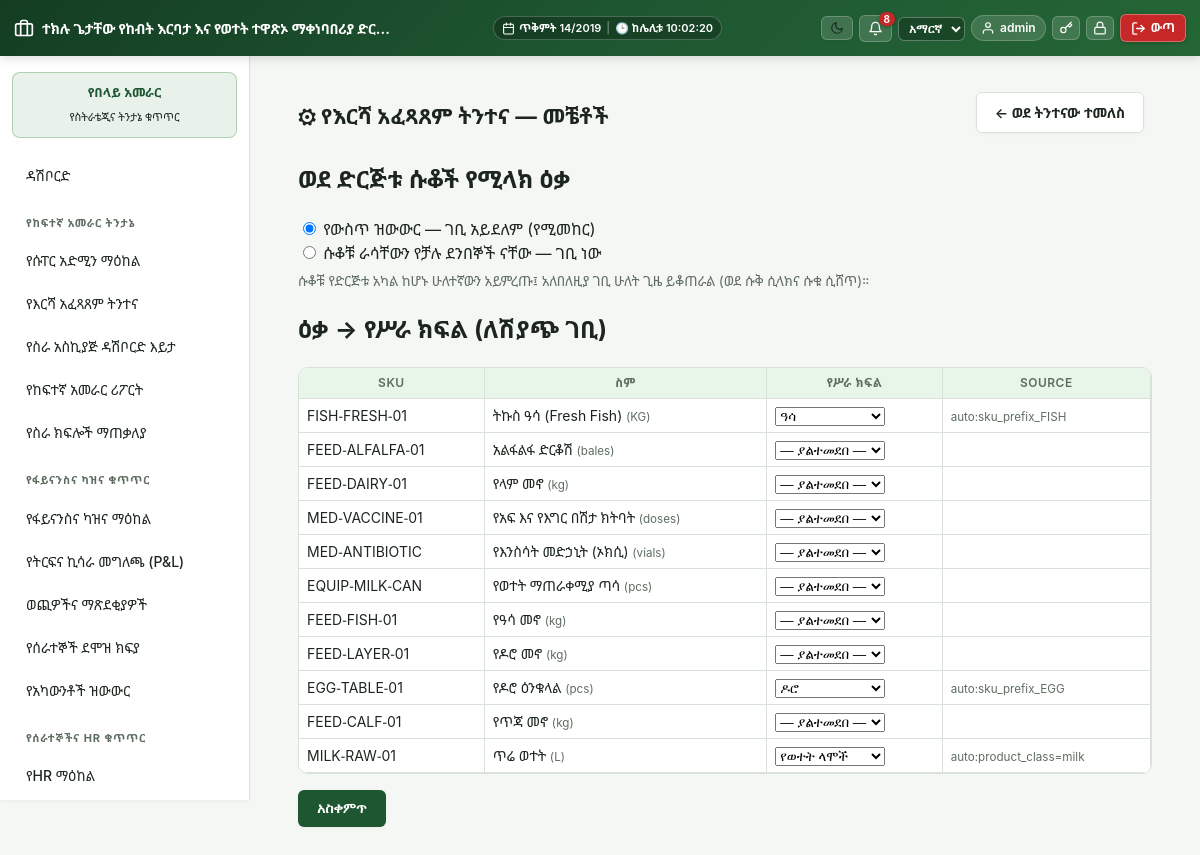
Page /modules/admin/analytics_settings.php (signed in) on the committed database.
### tables this page shows
CREATE TABLE `settings` (
  `id` int(11) NOT NULL,
  `setting_key` varchar(100) NOT NULL,
  `setting_value` text NOT NULL,
  `description` varchar(255) DEFAULT NULL
);

CREATE TABLE `wh_stock_items` (
  `id` int(11) NOT NULL,
  `sku` varchar(50) NOT NULL,
  `name` varchar(150) NOT NULL,
  `product_class` enum('milk','feed','medicine','equipment','spare_parts','general') NOT NULL,
  `department_scope` varchar(20) DEFAULT NULL COMMENT 'NULL = shared across all departments in its product_class; otherwise a departments.code value restricting it to one department (see includes/material_request_shared.php)',
  `partition_code` enum('finished_products','feed_nutrition','materials_supplies') NOT NULL DEFAULT 'finished_products',
  `unit` varchar(20) NOT NULL,
  `is_perishable` tinyint(1) NOT NULL DEFAULT 0
);

CREATE TABLE `rpt_item_unit_map` (
  `stock_item_id` int(11) NOT NULL,
  `business_unit` enum('dairy','poultry','fish','feed_production','veterinary') NOT NULL,
  `source` varchar(40) NOT NULL DEFAULT 'manual',
  `updated_by` int(11) DEFAULT NULL,
  `updated_at` datetime NOT NULL DEFAULT current_timestamp() ON UPDATE current_timestamp()
);

### includes/auth.php (called while the page is built, shortened)
<?php
require_once __DIR__ . '/functions.php';
function current_user(): ?array
{
    return $_SESSION['user'] ?? null;
}

### includes/functions.php (called while the page is built, shortened)
<?php
function h(?string $s): string { return htmlspecialchars($s ?? '', ENT_QUOTES, 'UTF-8'); }
function current_locale(): string
{
    $user = current_user();
    $locale = $user['locale'] ?? ($_SESSION['guest_locale'] ?? 'en');
    return array_key_exists($locale, SUPPORTED_LOCALES) ? $locale : 'en';
}

### includes/analytics/analytics_ui.php (called while the page is built, shortened)
<?php
require_once __DIR__ . '/analytics_service.php';
function an_t(string $key): string
{
    static $d = null;
    $loc = function_exists('current_locale') ? current_locale() : 'en';
    return $d[$key][$loc] ?? $d[$key]['en'] ?? $key;
}
    ?>

### includes/analytics/analytics_service.php (called while the page is built, shortened)
<?php
function an_schema_status(PDO $pdo): array
{
    $missing = [];
    $col = $pdo->query(
        "SELECT COUNT(*) FROM information_schema.columns
          WHERE table_schema = DATABASE() AND table_name = 'dist_dispatches' AND column_name = 'sale_channel'"
    )->fetchColumn();
    $tbl = $pdo->query(
        "SELECT COUNT(*) FROM information_schema.tables
          WHERE table_schema = DATABASE() AND table_name = 'rpt_item_unit_map'"
    )->fetchColumn();
    return $missing;
}
function an_shop_treatment(PDO $pdo): string
{
    $st = $pdo->prepare("SELECT setting_value FROM settings WHERE setting_key = 'analytics_shop_dispatch_treatment'");
    $st->execute();
    $v = $st->fetchColumn();
    return $v === 'external' ? 'external' : 'internal';
}

### modules/admin/analytics_settings.php (the view, shortened to what this page needs)
<?php
require_once __DIR__ . '/../../includes/functions.php';
require_once __DIR__ . '/../../includes/auth.php';
require_once __DIR__ . '/../../includes/analytics/analytics_ui.php';
$pdo = db();
$loc = current_locale() === 'am';
$missing = an_schema_status($pdo);
$treat = $missing ? 'internal' : an_shop_treatment($pdo);
$items = $missing ? [] : $pdo->query(
    "SELECT i.id, i.sku, i.name, i.unit, i.product_class, m.business_unit, m.source
       FROM wh_stock_items i LEFT JOIN rpt_item_unit_map m ON m.stock_item_id = i.id
      ORDER BY i.name"
)->fetchAll();
require_once __DIR__ . '/../../includes/header.php';
?>
<link rel="stylesheet" href="<?= BASE_URL ?>/assets/css/analytics.css">
<div class="an-wrap">
    <div class="an-head"><h1>⚙ <?= h(an_t('title')) ?> — <?= $loc ? 'መቼቶች' : 'Settings' ?></h1>
        <a class="btn secondary" href="<?= BASE_URL ?>/modules/admin/analytics.php"><?= h(an_t('back')) ?></a></div>
    <?php if (!$missing): ?>
    <form method="post">
        <h2><?= $loc ? 'ወደ ድርጅቱ ሱቆች የሚላክ ዕቃ' : 'Dispatches to company shops' ?></h2>
        <label><input type="radio" name="shop_treatment" value="internal" <?= $treat === 'internal' ? 'checked' : '' ?>>
            <?= $loc ? 'የውስጥ ዝውውር — ገቢ አይደለም (የሚመከር)' : 'Internal transfer - NOT income (recommended)' ?></label><br>
        <label><input type="radio" name="shop_treatment" value="external" <?= $treat === 'external' ? 'checked' : '' ?>>
            <?= $loc ? 'ሱቆቹ ራሳቸውን የቻሉ ደንበኞች ናቸው — ገቢ ነው' : 'Shops are independent customers - counts as income' ?></label>
        <p class="an-hint"><?= $loc ? 'ሱቆቹ የድርጅቱ አካል ከሆኑ ሁለተኛውን አይምረጡ፤ አለበለዚያ ገቢ ሁለት ጊዜ ይቆጠራል (ወደ ሱቅ ሲላክና ሱቁ ሲሸጥ)።' : 'If the shops belong to the company, do not pick the second option: income would be counted twice (once when sent to the shop, again when the shop sells).' ?></p>
        <h2><?= $loc ? 'ዕቃ → የሥራ ክፍል (ለሽያጭ ገቢ)' : 'Item → business unit (for sales income)' ?></h2>
        <div class="an-scroll"><table class="an-table">
            <thead><tr><th>SKU</th><th><?= $loc ? 'ስም' : 'Item' ?></th><th><?= h(an_t('unit')) ?></th><th>Source</th></tr></thead>
            <tbody>
            <?php foreach ($items as $it): ?>
                <tr>
                    <td><?= h($it['sku']) ?></td><td><?= h($it['name']) ?> <small>(<?= h($it['unit']) ?>)</small></td>
                    <td><select name="map[<?= (int)$it['id'] ?>]">
                        <option value="">— <?= h(an_t('unattributed')) ?> —</option>
                        <?php foreach (AN_UNITS as $u): ?>
                            <option value="<?= h($u) ?>" <?= $it['business_unit'] === $u ? 'selected' : '' ?>><?= h(an_t($u)) ?></option>
                        <?php endforeach; ?>
                    </select></td>
                    <td><small><?= h((string)$it['source']) ?></small></td>
                </tr>
            <?php endforeach; ?>
            </tbody></table></div>
        <p><button class="btn" type="submit"><?= $loc ? 'አስቀምጥ' : 'Save' ?></button></p>
    </form>
    <?php endif; ?>
</div>
<?php require_once __DIR__ . '/../../includes/footer.php'; ?>

### assets/css/app.css (style rules this page uses)
:root { --primary: #1e5631; --primary-dark: #143d22; --primary-light: #2e7d32; --primary-subtle: #e8f5e9; --accent: #43a047; --bg: #f4f7f4; --card: #ffffff; --text: #1c261e; --muted: #5e6d60; --border: #d8e2d8; --danger: #c62828; --danger-bg: #ffebee; --warn: #e65100; --warn-bg: #fff3e0; --success: #2e7d32; --success-bg: #e8f5e9; --shadow-sm: 0 2px 4px rgba(0,0,0,0.03); --shadow-md: 0 4px 12px rgba(0,0,0,0.06); --shadow-lg: 0 10px 25px rgba(0,0,0,0.09); --radius-sm: 6px; --radius-md: 10px; --radius-lg: 16px; --transition: all 0.2s cubic-bezier(0.4, 0, 0.2, 1); }
* { box-sizing: border-box; }
body { font-family: 'Nyala', 'Abyssinica SIL', 'Noto Sans Ethiopic', -apple-system, BlinkMacSystemFont, "Segoe UI", Roboto, "Helvetica Neue", Arial, sans-serif; background: var(--bg); color: var(--text); margin: 0; line-height: 1.5; -webkit-font-smoothing: antialiased; }
a { color: var(--primary); text-decoration: none; transition: var(--transition); }
table { width: 100%; border-collapse: collapse; }
th, td { text-align: left; padding: 12px 14px; border-bottom: 1px solid var(--border); font-size: 14px; }
th { color: var(--muted); font-weight: 600; font-size: 12px; text-transform: uppercase; letter-spacing: 0.5px; background: var(--bg); }
.btn { display: inline-flex; align-items: center; justify-content: center; padding: 9px 18px; background: var(--primary); color: #ffffff !important; border: 1px solid transparent; border-radius: var(--radius-sm); cursor: pointer; font-size: 14px; font-weight: 600; transition: var(--transition); box-shadow: var(--shadow-sm); margin-right: 8px; margin-bottom: 8px; }
.btn.secondary { background: var(--card); color: var(--text) !important; border: 1px solid var(--border); }

### assets/css/analytics.css (style rules this page uses)
.an-wrap { max-width: 1400px; margin: 0 auto; padding: 8px 12px 40px; color: var(--text); }
.an-head { display: flex; flex-wrap: wrap; gap: 8px; align-items: center; justify-content: space-between; }
.an-head h1 { font-size: 1.35rem; margin: 6px 0; }
.an-hint { color: var(--muted); font-size: .85rem; margin: 6px 0 12px; }
.an-sub-small, small { color: var(--muted); }
.an-scroll { overflow-x: auto; -webkit-overflow-scrolling: touch; border: 1px solid var(--border); border-radius: var(--radius-md); background: var(--card); }
.an-table { border-collapse: separate; border-spacing: 0; width: 100%; font-size: .85rem; }
.an-table th, .an-table td { padding: 6px 8px; border-bottom: 1px solid var(--border); border-right: 1px solid var(--border); vertical-align: top; background: var(--card); }
.an-table thead th { background: var(--primary-subtle); text-align: center; position: sticky; top: 0; z-index: 2; }

### rows in the picture
settings: setting_value "☑ የውስጥ ዝውውር — ገቢ አይደለም (የሚመከር)", setting_value "☐ ሱቆቹ ራሳቸውን የቻሉ ደንበኞች ናቸው — ገቢ ነ"
wh_stock_items: sku "FISH-FRESH-01", name "ትኩስ ዓሳ (Fresh Fish)", unit "KG", id.business_unit "ዓሳ", rpt_item_unit_map.source "auto:sku_prefix_FISH"
wh_stock_items: sku "FEED-ALFALFA-01", name "አልፋልፋ ድርቆሽ", unit "bales"
wh_stock_items: sku "FEED-DAIRY-01", name "የላም መኖ", unit "kg"
wh_stock_items: sku "MED-VACCINE-01", name "የአፍ እና የእግር በሽታ ክትባት", unit "doses"
wh_stock_items: sku "MED-ANTIBIOTIC", name "የእንስሳት መድኃኒት (ኦክሲ)", unit "vials"
wh_stock_items: sku "EQUIP-MILK-CAN", name "የወተት ማጠራቀሚያ ጣሳ", unit "pcs"
wh_stock_items: sku "FEED-FISH-01", name "የዓሳ መኖ", unit "kg"
wh_stock_items: sku "FEED-LAYER-01", name "የዶሮ መኖ", unit "kg"
wh_stock_items: sku "EGG-TABLE-01", name "የዶሮ ዕንቁላል", unit "pcs", id.business_unit "ዶሮ", rpt_item_unit_map.source "auto:sku_prefix_EGG"
wh_stock_items: sku "FEED-CALF-01", name "የጥጃ መኖ", unit "kg"
wh_stock_items: sku "MILK-RAW-01", name "ጥሬ ወተት", unit "L", id.business_unit "የወተት ላሞች", rpt_item_unit_map.source "auto:product_class=milk"

### other values in the picture
$unread "8"
$user['name'] "admin"
t('nav.dashboard') "ዳሽቦርድ"
$sec['title'] "የከፍተኛ አመራር ትንታኔ"
$item['label'] "የሱፐር አድሚን ማዕከል"
$item['label'] "የእርሻ አፈጻጸም ትንተና"
$item['label'] "የስራ አስኪያጅ ዳሽቦርድ እይታ"
$item['label'] "የከፍተኛ አመራር ሪፖርት"
$item['label'] "የስራ ክፍሎች ማጠቃለያ"
$sec['title'] "የፋይናንስና ካዝና ቁጥጥር"
$item['label'] "የፋይናንስና ካዝና ማዕከል"
$item['label'] "የትርፍና ኪሳራ መግለጫ (P&L)"
$item['label'] "ወጪዎችና ማጽደቂያዎች"
$item['label'] "የሰራተኞች ደሞዝ ክፍያ"
$item['label'] "የአካውንቶች ዝውውር"
